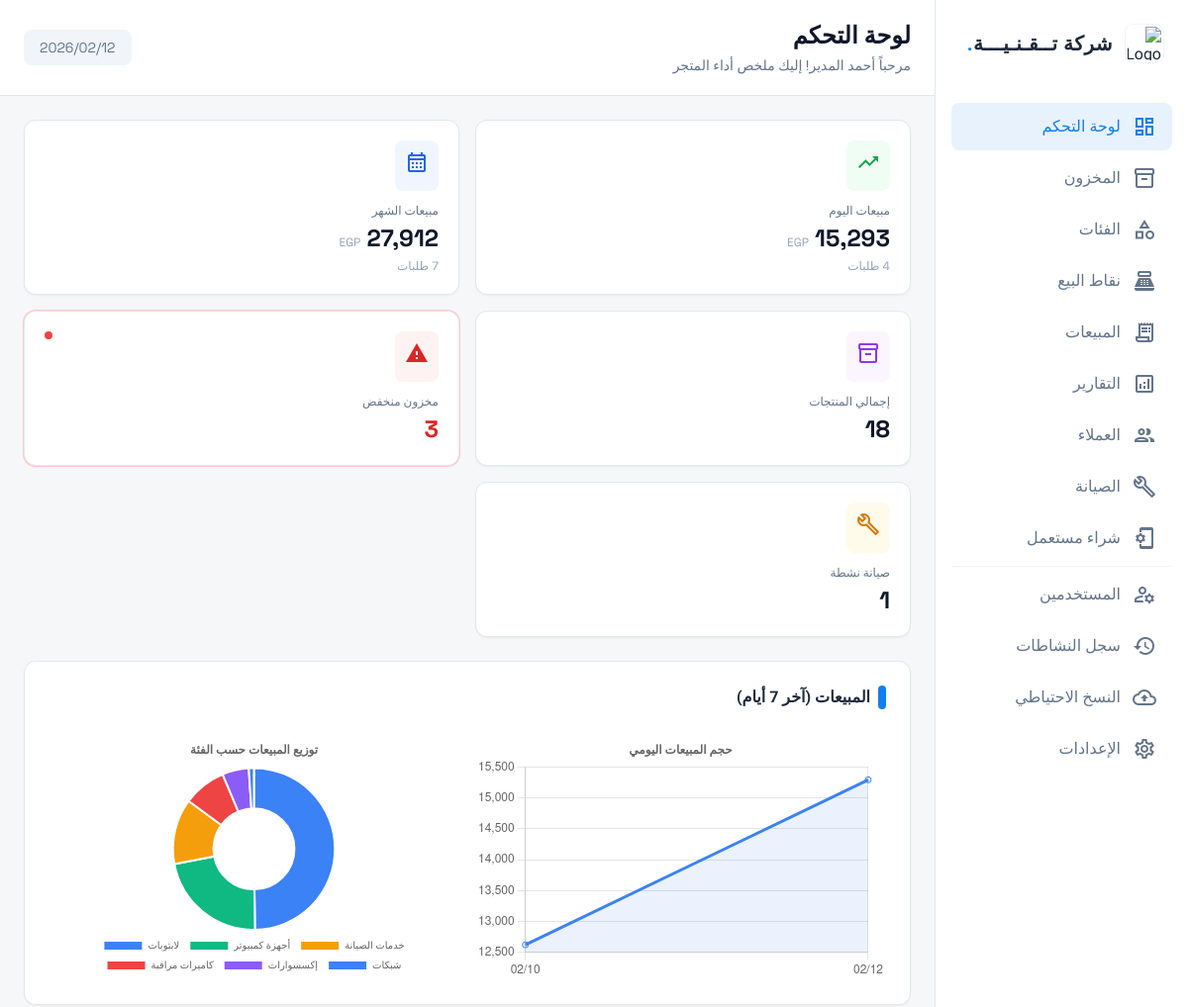
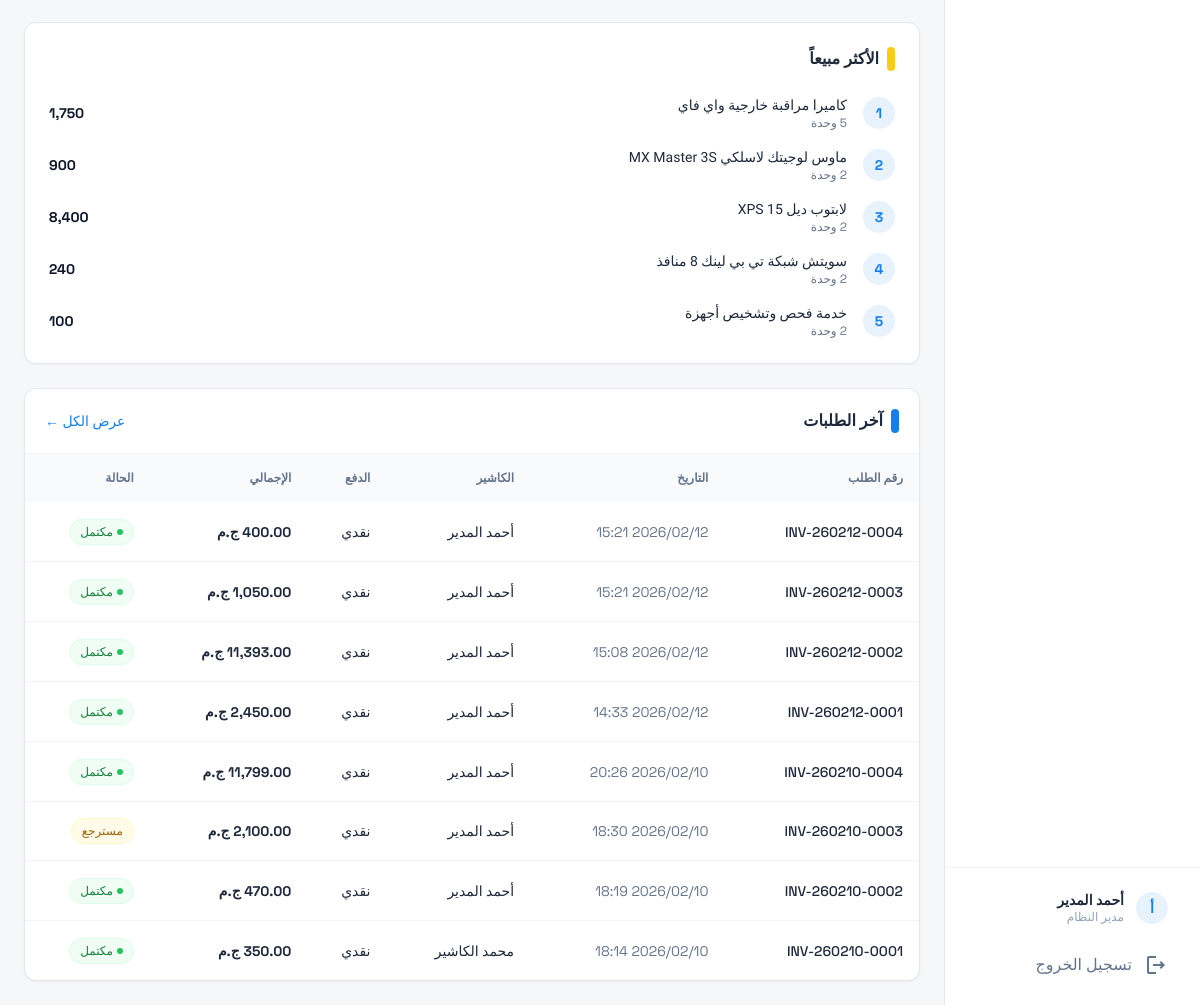
Page /admin/dashboard.php (signed in) on the committed database (2 pictures, top to bottom).
### tables this page shows
CREATE TABLE orders (
    id INTEGER PRIMARY KEY AUTOINCREMENT,
    order_number TEXT UNIQUE NOT NULL,
    user_id INTEGER,
    subtotal REAL DEFAULT 0,
    tax_amount REAL DEFAULT 0,
    discount_amount REAL DEFAULT 0,
    total REAL DEFAULT 0,
    payment_method TEXT DEFAULT 'cash',
    payment_received REAL DEFAULT 0,
    change_amount REAL DEFAULT 0,
    status TEXT DEFAULT 'completed' CHECK(status IN ('completed', 'cancelled', 'refunded')),
    notes TEXT,
    created_at DATETIME DEFAULT CURRENT_TIMESTAMP, return_invoice_number TEXT DEFAULT NULL, customer_id INTEGER DEFAULT NULL,
    FOREIGN KEY (user_id) REFERENCES users(id)
);

CREATE TABLE users (
    id INTEGER PRIMARY KEY AUTOINCREMENT,
    username TEXT UNIQUE NOT NULL,
    password TEXT NOT NULL,
    pin TEXT,
    full_name TEXT NOT NULL,
    role TEXT NOT NULL CHECK(role IN ('admin', 'cashier', 'technician')),
    is_active INTEGER DEFAULT 1,
    created_at DATETIME DEFAULT CURRENT_TIMESTAMP
);

### admin/dashboard.php (the view, shortened to what the rows shown need)
<?php
require_once __DIR__ . '/../includes/bootstrap.php';
$recentOrders = $db->fetchAll("SELECT o.*, u.full_name as cashier_name FROM orders o LEFT JOIN users u ON o.user_id = u.id ORDER BY o.created_at DESC LIMIT 10");
$last7Days = $db->fetchAll("SELECT DATE(created_at) as sale_date, SUM(total) as daily_total FROM orders WHERE created_at >= date('now','-7 days') AND status='completed' GROUP BY DATE(created_at) ORDER BY sale_date ASC");
$chartLabels = array_map(fn($d) => date('m/d', strtotime($d['sale_date'])), $last7Days);
$chartData = array_map(fn($d) => round($d['daily_total'], 2), $last7Days);
$categorySales = $db->fetchAll("SELECT c.name as cat_name, SUM(oi.total_price) as total FROM order_items oi JOIN orders o ON oi.order_id = o.id JOIN products p ON oi.product_id = p.id JOIN categories c ON p.category_id = c.id WHERE o.status='completed' AND o.created_at >= date('now','-30 days') GROUP BY c.name ORDER BY total DESC");
$catLabels = array_map(fn($d) => $d['cat_name'], $categorySales);
$catData = array_map(fn($d) => round($d['total'], 2), $categorySales);
include __DIR__ . '/../includes/header.php';
?>
<div class="flex h-screen overflow-hidden">
    <?php include __DIR__ . '/../includes/sidebar.php'; ?>
    <main class="flex-1 overflow-y-auto bg-background-light">
        <header class="bg-white border-b border-slate-200 px-6 py-5">
            <div class="flex flex-col sm:flex-row sm:items-center sm:justify-between gap-4">
                <div>
                    <h1 class="text-2xl font-bold text-slate-900">لوحة التحكم</h1>
                </div>
            </div>
        </header>
        <div class="p-6 space-y-6">
            <div class="bg-white rounded-xl border border-slate-200 shadow-sm overflow-hidden">
                <div class="overflow-auto">
                    <table class="w-full text-right">
                        <thead class="bg-slate-50">
                            <tr>
                                <th class="p-4 text-xs font-semibold text-slate-500">رقم الطلب</th>
                                <th class="p-4 text-xs font-semibold text-slate-500">التاريخ</th>
                                <th class="p-4 text-xs font-semibold text-slate-500">الكاشير</th>
                                <th class="p-4 text-xs font-semibold text-slate-500">الدفع</th>
                                <th class="p-4 text-xs font-semibold text-slate-500">الإجمالي</th>
                                <th class="p-4 text-xs font-semibold text-slate-500">الحالة</th>
                            </tr>
                        </thead>
                        <tbody class="divide-y divide-slate-100">
                            <?php foreach ($recentOrders as $o): ?>
                            <tr class="hover:bg-slate-50 transition-colors">
                                <td class="p-4 text-sm font-num font-medium"><?= $o['order_number'] ?></td>
                                <td class="p-4 text-sm text-slate-500 font-num"><?= formatDateTimeAr($o['created_at']) ?></td>
                                <td class="p-4 text-sm"><?= sanitize($o['cashier_name'] ?? '—') ?></td>
                                <td class="p-4 text-sm"><?= getPaymentMethodAr($o['payment_method']) ?></td>
                                <td class="p-4 text-sm font-num font-bold"><?= number_format($o['total'], 2) ?> <?= CURRENCY ?></td>
                                <td class="p-4">
                                    <?php if ($o['status'] === 'completed'): ?>
                                    <span class="inline-flex items-center gap-1 px-2.5 py-1 rounded-full text-xs font-medium bg-green-50 text-green-700 border border-green-100"><span class="w-1.5 h-1.5 rounded-full bg-green-500"></span>مكتمل</span>
                                    <?php elseif ($o['status'] === 'cancelled'): ?>
                                    <span class="inline-flex items-center gap-1 px-2.5 py-1 rounded-full text-xs font-medium bg-red-50 text-red-700 border border-red-100">ملغي</span>
                                    <?php else: ?>
                                    <span class="inline-flex items-center gap-1 px-2.5 py-1 rounded-full text-xs font-medium bg-yellow-50 text-yellow-700 border border-yellow-100">مسترجع</span>
                                    <?php endif; ?>
                                </td>
                            </tr>
                            <?php endforeach; ?>
                        </tbody>
                    </table>
                </div>
            </div>
        </div>
    </main>
</div>
<script>
// Sales Chart
new Chart(document.getElementById('salesChart'), {
    type: 'line',
    data: {
        labels: <?= json_encode($chartLabels) ?>,
        datasets: [{
            label: 'المبيعات',
            data: <?= json_encode($chartData) ?>,
            borderColor: '#3b82f6',
            backgroundColor: 'rgba(59, 130, 246, 0.1)',
            fill: true,
            tension: 0.4
        }]
    },
    options: {
        responsive: true,
        maintainAspectRatio: false,
        plugins: {
            legend: { display: false },
            title: { display: true, text: 'حجم المبيعات اليومي', font: { family: 'Cairo' } }
        }
    }
});
// Category Distribution Chart
new Chart(document.getElementById('categoryChart'), {
    type: 'doughnut',
    data: {
        labels: <?= json_encode($catLabels) ?>,
        datasets: [{
            data: <?= json_encode($catData) ?>,
            backgroundColor: ['#3b82f6', '#10b981', '#f59e0b', '#ef4444', '#8b5cf6']
        }]
    },
    options: {
        responsive: true,
        maintainAspectRatio: false,
        plugins: {
            legend: { position: 'bottom', labels: { font: { family: 'Cairo', size: 10 } } },
            title: { display: true, text: 'توزيع المبيعات حسب الفئة', font: { family: 'Cairo' } }
        }
    }
});
</script>
<?php include __DIR__ . '/../includes/footer.php'; ?>

### rows in the picture
orders: order_number "INV-260212-0004", created_at "2026/02/12 15:21", user.full_name "أحمد المدير", payment_method "نقدي", total "400.00", status "completed" (drawn)
orders: order_number "INV-260212-0003", created_at "2026/02/12 15:21", user.full_name "أحمد المدير", payment_method "نقدي", total "1,050.00", status "completed" (drawn)
orders: order_number "INV-260212-0002", created_at "2026/02/12 15:08", user.full_name "أحمد المدير", payment_method "نقدي", total "11,393.00", status "completed" (drawn)
orders: order_number "INV-260212-0001", created_at "2026/02/12 14:33", user.full_name "أحمد المدير", payment_method "نقدي", total "2,450.00", status "completed" (drawn)
orders: order_number "INV-260210-0004", created_at "2026/02/10 20:26", user.full_name "أحمد المدير", payment_method "نقدي", total "11,799.00", status "completed" (drawn)
orders: order_number "INV-260210-0003", created_at "2026/02/10 18:30", user.full_name "أحمد المدير", payment_method "نقدي", total "2,100.00", status "مسترجع"
orders: order_number "INV-260210-0002", created_at "2026/02/10 18:19", user.full_name "أحمد المدير", payment_method "نقدي", total "470.00", status "completed" (drawn)
orders: order_number "INV-260210-0001", created_at "2026/02/10 18:14", user.full_name "محمد الكاشير", payment_method "نقدي", total "350.00", status "completed" (drawn)

### other values in the picture
$settings['store_name'] "شركة تــقـنـيـــة"
mb_substr($user['full_name'] ?? '', 0, 1) "أ"
$user['full_name'] "أحمد المدير"
Auth::getRoleNameAr($user['role'] ?? '') "مدير النظام"
$todaySales['total'] "15,293"
CURRENCY_EN "EGP"
$totalProducts "18"
$lowStock "3"
$activeMaintenance "1"
$tp['product_name'] "كاميرا مراقبة خارجية واي فاي"
$tp['total_revenue'] "1,750"
$tp['product_name'] "ماوس لوجيتك لاسلكي MX Master 3S"
$tp['total_revenue'] "900"
$tp['product_name'] "لابتوب ديل XPS 15"
$tp['total_revenue'] "8,400"
